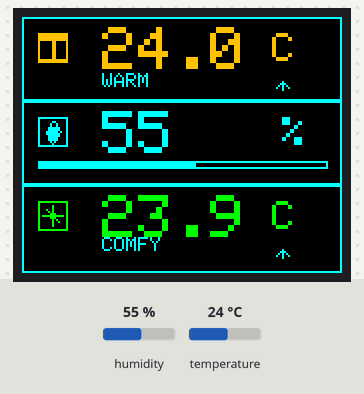
A sketch run on a simulated ESP32. Parts: 160×128 colour display. The inputs (shaded band) are chosen by the test bench; at power-on: temperature 24 °C, humidity 55 %. What the sketch prints to the serial monitor is not drawn.

Above: at 3.4 s.
3.5 s: temperature set to 22 °C
At 5.0 s:
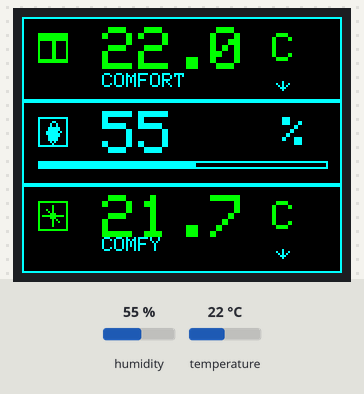
6.2 s: temperature set to 33 °C
At 6.8 s:
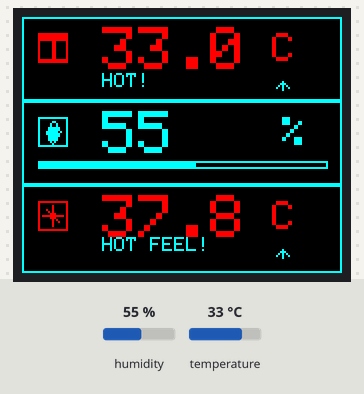
8.9 s: temperature set to 20 °C
At 11.1 s:
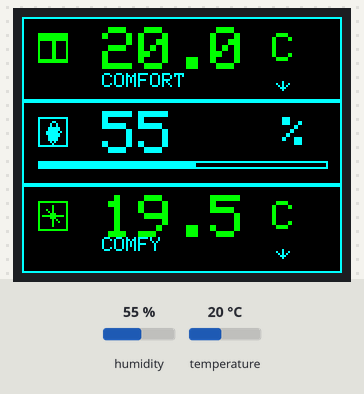
11.9 s: temperature set to 17 °C
At 13.0 s:
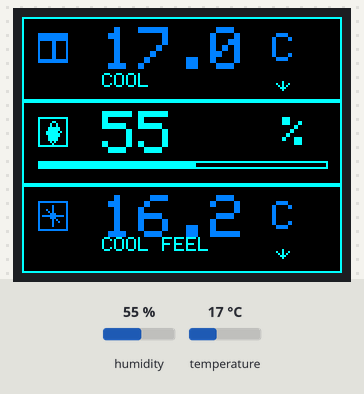
14.6 s: humidity set to 22 %
At 17.2 s:
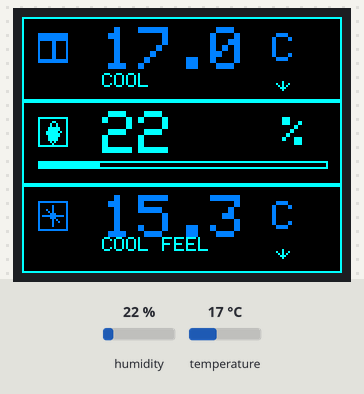
Timing chart, 0 to 18.7 s (numbered marks = the images above; inputs shaded):
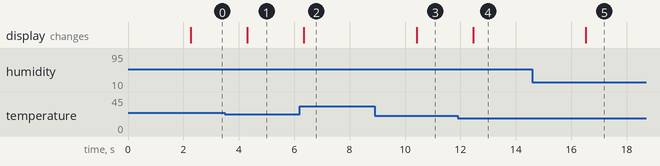

Measured:
- the behaviour switches between 24 and 23 °C on temperature (found by bisection; images 0 and 1)
- the behaviour switches between 19 and 18 °C on temperature (found by bisection; images 3 and 4)
- after the input at 3.5 s, the display: changes after 0.81 s (image 1)
- after the input at 6.2 s, the display: changes after 0.15 s (image 2)
- after the input at 8.9 s, the display: changes after 1.5 s (image 3)
- after the input at 11.9 s, the display: changes after 0.56 s (image 4)
- after the input at 14.6 s, the display: changes after 1.9 s (image 5)

The sketch:

task5_FuturisticDisplay.ino
```cpp
/*
 * ============================================================================
 * PROJECT: espFrameBuffer - Task 5: Futuristic Climate Display
 * ============================================================================
 * PURPOSE:
 *   Modern, sleek climate monitoring display with dynamic colors and
 *   smooth animations. Shows temperature, humidity, and feels-like in
 *   a visually appealing interface. No WiFi, no SD card, display only.
 *
 * HARDWARE:
 *   - ESP32 or ESP32-C3
 *   - 1.8" TFT LCD (128x160 pixels) with ST7735s controller
 *   - DHT11 temperature and humidity sensor
 *   - Landscape orientation
 *
 * DESIGN PHILOSOPHY:
 *   - Modern, futuristic look
 *   - Large, easy-to-read values
 *   - Color-coded (blue=cold, green=comfortable, red=hot)
 *   - Partial screen updates (no flicker)
 *   - Minimal, clean interface
 *
 * REQUIRED LIBRARIES:
 *   - Adafruit_ST7735
 *   - Adafruit_GFX
 *   - Adafruit_DHT
 *
 * ============================================================================
 */

#include <Adafruit_ST7735.h>
#include <Adafruit_GFX.h>
#include <DHT.h>

// ============================================================================
// CONFIGURATION
// ============================================================================

#define DHT_PIN      14
#define DHT_TYPE     DHT11

DHT dht(DHT_PIN, DHT_TYPE);

// ============================================================================
// COLORS (RGB565) - Cyberpunk Dashboard Theme
// ============================================================================

#define COLOR_BLACK        0x0000   // Pure black background
#define COLOR_CARD_BG      0x0410   // Very dark blue-gray (card background)
#define COLOR_WHITE        0xFFFF
#define COLOR_DARK_GRAY    0x2104
#define COLOR_GRAY         0x4208
#define COLOR_LIGHT_GRAY   0xC618

// Temperature colors (dynamic)
#define COLOR_COLD         0x001F   // Deep blue (< 15°C)
#define COLOR_COOL         0x041F   // Blue (15-18°C)
#define COLOR_COMFORT      0x07E0   // Neon green (18-24°C)
#define COLOR_WARM         0xFE00   // Neon orange (24-30°C)
#define COLOR_HOT          0xF800   // Bright red (> 30°C)

// Accent colors
#define COLOR_CYAN         0x07FF   // Bright cyan (primary accent)
#define COLOR_ORANGE       0xFD20
#define COLOR_GRID         0x0410   // Subtle divider color
#define COLOR_ACCENT       0x07FF   // Cyan (all accents, replaces magenta)

// ============================================================================
// PIN DEFINITIONS (Board-specific)
// ============================================================================

#if defined(ESP32) && !defined(CONFIG_IDF_TARGET_ESP32C3)
  #define TFT_CS   5
  #define TFT_RST  4
  #define TFT_DC   2
  #define TFT_MOSI 23
  #define TFT_SCK  18
#elif defined(CONFIG_IDF_TARGET_ESP32C3) || defined(ESP32C3)
  #define TFT_CS   7
  #define TFT_RST  8
  #define TFT_DC   10
  #define TFT_MOSI 6
  #define TFT_SCK  4
#endif

// ============================================================================
// GLOBALS
// ============================================================================

Adafruit_ST7735 tft = Adafruit_ST7735(TFT_CS, TFT_DC, TFT_MOSI, TFT_SCK, TFT_RST);

float prev_temperature = -999;
float prev_humidity = -999;
float prev_feels_like = -999;

unsigned long last_dht_read = 0;

#define DHT_READ_INTERVAL 2000

// ============================================================================
// SETUP
// ============================================================================

void setup() {
  Serial.begin(115200);
  delay(2000);

  Serial.println("\n\nTask 5: Futuristic Climate Display");

  // Initialize display in landscape
  tft.initR(INITR_BLACKTAB);
  tft.setRotation(1);  // Landscape (160 wide × 128 tall)
  tft.fillScreen(COLOR_BLACK);

  Serial.println("✓ Display initialized");

  // Initialize DHT11
  dht.begin();
  Serial.println("✓ DHT11 initialized on GPIO " + String(DHT_PIN));

  // Draw initial UI
  drawInitialUI();
}

// ============================================================================
// MAIN LOOP
// ============================================================================

void loop() {
  unsigned long now = millis();

  // Read DHT11 every 2 seconds
  if (now - last_dht_read >= DHT_READ_INTERVAL) {
    last_dht_read = now;
    readAndUpdateDHT();
  }

  delay(100);
}

// ============================================================================
// DHT11 FUNCTIONS
// ============================================================================

void readAndUpdateDHT() {
  float temperature = dht.readTemperature();
  float humidity = dht.readHumidity();

  if (isnan(temperature) || isnan(humidity)) {
    Serial.println("✗ Failed to read DHT11");
    displaySensorError();
    return;
  }

  float feels_like = calculateFeelsLike(temperature, humidity);

  // Only update display if values changed significantly
  if (abs(temperature - prev_temperature) >= 0.5) {
    updateTemperatureDisplay(temperature);
    prev_temperature = temperature;
    Serial.printf("T: %.1f°C\n", temperature);
  }

  if (abs(humidity - prev_humidity) >= 2.0) {
    updateHumidityDisplay(humidity);
    prev_humidity = humidity;
    Serial.printf("H: %.0f%%\n", humidity);
  }

  if (abs(feels_like - prev_feels_like) >= 0.5) {
    updateFeelsLikeDisplay(feels_like);
    prev_feels_like = feels_like;
    Serial.printf("F: %.1f°C\n", feels_like);
  }
}

float calculateFeelsLike(float temp, float humidity) {
  // Use DHT11 library's built-in heat index calculation
  // false = not using Fahrenheit (using Celsius)
  return dht.computeHeatIndex(temp, humidity, false);
}

// ============================================================================
// COLOR FUNCTIONS
// ============================================================================

uint16_t getTempColor(float temp) {
  // Dynamic color based on temperature
  if (temp < 15) return COLOR_COLD;           // < 15°C - Deep blue
  if (temp < 18) return COLOR_COOL;           // 15-18°C - Blue
  if (temp < 24) return COLOR_COMFORT;        // 18-24°C - Green
  if (temp < 30) return COLOR_WARM;           // 24-30°C - Orange
  return COLOR_HOT;                           // > 30°C - Red
}

// ============================================================================
// ICON DRAWING FUNCTIONS
// ============================================================================

void drawThermometerIcon(int x, int y, uint16_t color) {
  // Frame
  tft.drawRect(x, y, 15, 15, color);

  // Bulb (top 2 rows of frame)
  tft.fillRect(x + 1, y + 1, 13, 3, color);

  // Stem (vertical line down center)
  tft.drawLine(x + 7, y + 4, x + 7, y + 12, color);
  tft.drawLine(x + 8, y + 4, x + 8, y + 12, color);

  // Mercury (filled block at bottom)
  tft.fillRect(x + 1, y + 13, 13, 2, color);
}

void drawWaterDropletIcon(int x, int y, uint16_t color) {
  // Frame
  tft.drawRect(x, y, 15, 15, color);

  // Droplet outline (diamond shape)
  // Left diagonal
  tft.drawLine(x + 7, y + 2, x + 4, y + 7, color);
  // Right diagonal
  tft.drawLine(x + 8, y + 2, x + 11, y + 7, color);
  // Bottom left
  tft.drawLine(x + 4, y + 7, x + 7, y + 13, color);
  // Bottom right
  tft.drawLine(x + 11, y + 7, x + 7, y + 13, color);

  // Fill droplet
  tft.fillRect(x + 5, y + 5, 5, 7, color);
}

void drawHeatIcon(int x, int y, uint16_t color) {
  // Frame
  tft.drawRect(x, y, 15, 15, color);

  // Center point
  tft.fillRect(x + 6, y + 6, 3, 3, color);

  // Cross (vertical + horizontal)
  tft.drawLine(x + 7, y + 2, x + 7, y + 12, color);   // Vertical
  tft.drawLine(x + 2, y + 7, x + 12, y + 7, color);   // Horizontal

  // Diagonal points (X shape)
  tft.drawLine(x + 4, y + 4, x + 10, y + 10, color);  // \
  tft.drawLine(x + 10, y + 4, x + 4, y + 10, color);  // /
}

void drawRegionBorder(int region_y_start, int region_y_end, uint16_t color) {
  // Left border line (accent)
  tft.drawLine(2, region_y_start, 2, region_y_end, color);

  // Bottom divider line (separates from next region)
  tft.drawLine(0, region_y_end - 1, 159, region_y_end - 1, COLOR_GRID);
}

void drawCardFrame(int y_start, int y_end) {
  // Outer card border (cyan frame)
  tft.drawLine(0, y_start, 159, y_start, COLOR_CYAN);      // Top border
  tft.drawLine(0, y_start, 0, y_end, COLOR_CYAN);          // Left border
  tft.drawLine(0, y_end - 1, 159, y_end - 1, COLOR_CYAN);  // Bottom border
  tft.drawLine(159, y_start, 159, y_end, COLOR_CYAN);      // Right border
}

void drawCornerAccents() {
  // Top-left corner
  tft.drawLine(0, 0, 8, 0, COLOR_CYAN);      // Horizontal
  tft.drawLine(0, 0, 0, 8, COLOR_CYAN);      // Vertical

  // Top-right corner
  tft.drawLine(159, 0, 151, 0, COLOR_CYAN);
  tft.drawLine(159, 0, 159, 8, COLOR_CYAN);

  // Bottom-left corner
  tft.drawLine(0, 127, 8, 127, COLOR_CYAN);
  tft.drawLine(0, 127, 0, 119, COLOR_CYAN);

  // Bottom-right corner
  tft.drawLine(159, 127, 151, 127, COLOR_CYAN);
  tft.drawLine(159, 127, 159, 119, COLOR_CYAN);
}

// ============================================================================
// DISPLAY FUNCTIONS
// ============================================================================

void drawInitialUI() {
  // Fill screen with pure black
  tft.fillScreen(COLOR_BLACK);

  // ===== DRAW CARD FRAMES & ICONS =====

  // REGION 1: TEMPERATURE (y: 0-42)
  drawCardFrame(0, 42);
  drawThermometerIcon(8, 8, COLOR_COLD);

  // REGION 2: HUMIDITY (y: 42-84)
  drawCardFrame(42, 84);
  drawWaterDropletIcon(8, 50, COLOR_CYAN);

  // REGION 3: FEELS LIKE (y: 84-128)
  drawCardFrame(84, 128);
  drawHeatIcon(8, 92, COLOR_COLD);

  // ===== DRAW CORNER ACCENTS (Cyan) =====
  drawCornerAccents();

  // ===== PLACEHOLDER VALUES =====
  updateTemperatureDisplay(0);
  updateHumidityDisplay(0);
  updateFeelsLikeDisplay(0);
}

void updateTemperatureDisplay(float temp) {
  uint16_t color = getTempColor(temp);

  // Clear temperature region (rows 0-42)
  tft.fillRect(0, 0, 160, 42, COLOR_BLACK);

  // Draw card frame (cyan border)
  drawCardFrame(0, 42);

  // Draw thermometer icon
  drawThermometerIcon(8, 8, color);

  // Draw large temperature value (text size 3)
  tft.setCursor(40, 5);
  tft.setTextColor(color);
  tft.setTextSize(3);
  tft.printf("%.1f", temp);

  // Draw degree symbol (small text size 2)
  tft.setCursor(125, 8);
  tft.setTextColor(color);
  tft.setTextSize(2);
  tft.print("C");

  // Status label (COLD, COMFORT, HOT, etc.)
  tft.setCursor(40, 28);
  tft.setTextColor(COLOR_CYAN);
  tft.setTextSize(1);
  if (temp < 15) tft.print("COLD");
  else if (temp < 18) tft.print("COOL");
  else if (temp < 24) tft.print("COMFORT");
  else if (temp < 30) tft.print("WARM");
  else tft.print("HOT!");

  // Trend indicator (subtle up/down arrow at bottom)
  if (temp > prev_temperature + 0.5) {
    // Temperature rising
    tft.drawLine(130, 36, 130, 32, COLOR_CYAN);  // Up arrow
    tft.drawLine(127, 35, 130, 32, COLOR_CYAN);
    tft.drawLine(133, 35, 130, 32, COLOR_CYAN);
  } else if (temp < prev_temperature - 0.5) {
    // Temperature falling
    tft.drawLine(130, 32, 130, 36, COLOR_CYAN);  // Down arrow
    tft.drawLine(127, 33, 130, 36, COLOR_CYAN);
    tft.drawLine(133, 33, 130, 36, COLOR_CYAN);
  }
}

void updateHumidityDisplay(float humidity) {
  // Clear humidity region (rows 42-84)
  tft.fillRect(0, 42, 160, 42, COLOR_BLACK);

  // Draw card frame (cyan border)
  drawCardFrame(42, 84);

  // Draw droplet icon
  drawWaterDropletIcon(8, 50, COLOR_CYAN);

  // Draw large humidity value (text size 3)
  tft.setCursor(40, 47);
  tft.setTextColor(COLOR_CYAN);
  tft.setTextSize(3);
  tft.printf("%.0f", humidity);

  // Draw percent symbol (text size 2)
  tft.setCursor(130, 50);
  tft.setTextColor(COLOR_CYAN);
  tft.setTextSize(2);
  tft.print("%");

  // Horizontal progress bar (humidity level)
  int barWidth = (humidity / 100.0) * 145;
  tft.drawRect(8, 72, 145, 4, COLOR_CYAN);           // Bar outline
  tft.fillRect(8, 72, barWidth, 4, COLOR_CYAN);      // Fill based on %
}

void updateFeelsLikeDisplay(float feels_like) {
  uint16_t color = getTempColor(feels_like);

  // Clear feels-like region (rows 84-128)
  tft.fillRect(0, 84, 160, 44, COLOR_BLACK);

  // Draw card frame (cyan border)
  drawCardFrame(84, 128);

  // Draw heat icon
  drawHeatIcon(8, 92, color);

  // Draw large feels-like value (text size 3)
  tft.setCursor(40, 89);
  tft.setTextColor(color);
  tft.setTextSize(3);
  tft.printf("%.1f", feels_like);

  // Draw degree symbol (text size 2)
  tft.setCursor(125, 92);
  tft.setTextColor(color);
  tft.setTextSize(2);
  tft.print("C");

  // Status label (based on feels-like temperature)
  tft.setCursor(40, 110);
  tft.setTextColor(COLOR_CYAN);
  tft.setTextSize(1);
  if (feels_like < 15) tft.print("COLD FEEL");
  else if (feels_like < 18) tft.print("COOL FEEL");
  else if (feels_like < 24) tft.print("COMFY");
  else if (feels_like < 30) tft.print("WARM FEEL");
  else tft.print("HOT FEEL!");

  // Trend indicator (subtle up/down arrow at bottom)
  if (feels_like > prev_feels_like + 0.5) {
    // Feels-like rising
    tft.drawLine(130, 120, 130, 116, COLOR_CYAN);  // Up arrow
    tft.drawLine(127, 119, 130, 116, COLOR_CYAN);
    tft.drawLine(133, 119, 130, 116, COLOR_CYAN);
  } else if (feels_like < prev_feels_like - 0.5) {
    // Feels-like falling
    tft.drawLine(130, 116, 130, 120, COLOR_CYAN);  // Down arrow
    tft.drawLine(127, 117, 130, 120, COLOR_CYAN);
    tft.drawLine(133, 117, 130, 120, COLOR_CYAN);
  }
}

void displaySensorError() {
  // Clear all regions
  tft.fillScreen(COLOR_BLACK);

  // Error message
  tft.setCursor(25, 50);
  tft.setTextColor(COLOR_HOT);
  tft.setTextSize(1);
  tft.println("SENSOR ERROR");

  tft.setCursor(15, 70);
  tft.setTextColor(COLOR_LIGHT_GRAY);
  tft.setTextSize(1);
  tft.println("Check DHT11");
}

// ============================================================================
// END
// ============================================================================
```
